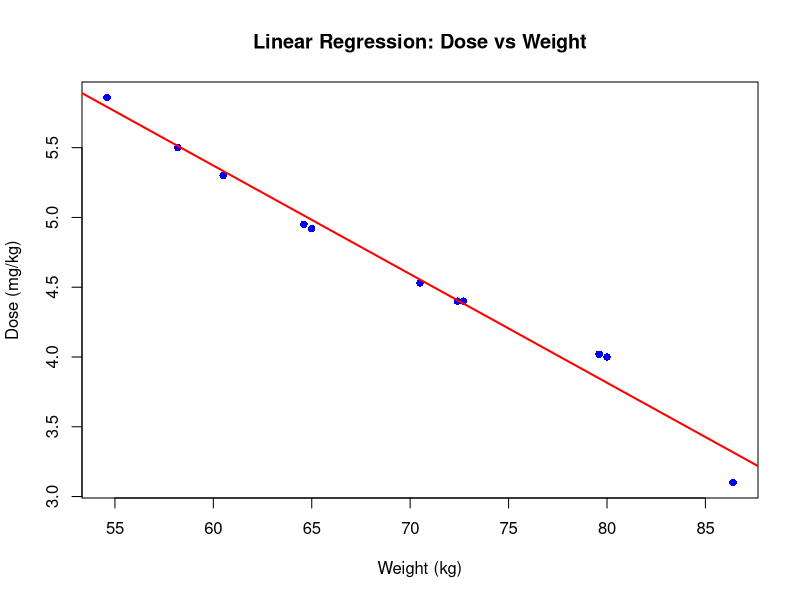

Here is the R script that generated this plot:
# Load required library for K-NN
library(class)

# ==========================================
# ACTIVITY 1: Linear Regression (Theoph)
# ==========================================
print("--- Activity 1: Linear Regression ---")

# 1a. Create the linear model predicting Dose based on Wt (Weight)
# Theoph is a built-in dataset, so no importing is necessary
linear_model <- lm(Dose ~ Wt, data = Theoph)

# 1b. Output the linear model summary for discussion
print("--- Model Summary ---")
print(summary(linear_model))

# 1c. Visualize the linear regression
# This will generate a plot in your RStudio Plots pane
plot(Theoph$Wt, Theoph$Dose,
     main = "Linear Regression: Dose vs Weight",
     xlab = "Weight (kg)",
     ylab = "Dose (mg/kg)",
     pch = 16, col = "blue")

# Add the regression line to the plot
abline(linear_model, col = "red", lwd = 2)

# 1d. Predict the dose for weights 90kg, 95kg, and 100kg
new_weights <- data.frame(Wt = c(90, 95, 100))
predictions <- predict(linear_model, newdata = new_weights)

print("--- Dose Predictions ---")
print(data.frame(Weight_kg = new_weights$Wt, Predicted_Dose_mg_kg = predictions))


# ==========================================
# ACTIVITY 2: K-NN Classifier (ChickWeight)
# ==========================================
print("--- Activity 2: K-NN Classifier ---")

# 2a. Prepare the dataset
set.seed(123) # Set a seed so your results are reproducible
cw_data <- ChickWeight

# Scale the numeric features (weight and Time) so they contribute equally to the algorithm
features <- scale(cw_data[, c("weight", "Time")])
target <- cw_data$Diet

# Split data into training (80%) and testing (20%) sets
sample_index <- sample(1:nrow(cw_data), 0.8 * nrow(cw_data))
train_x <- features[sample_index, ]
test_x <- features[-sample_index, ]
train_y <- target[sample_index]
test_y <- target[-sample_index]

# 2b. Loop to find the optimal K value (testing K from 1 to 20)
accuracy <- numeric(20)
for(k in 1:20) {
  pred <- knn(train = train_x, test = test_x, cl = train_y, k = k)
  accuracy[k] <- sum(pred == test_y) / length(test_y)
}

optimal_k <- which.max(accuracy)
cat("The optimal K value is:", optimal_k, "with an accuracy of:", round(max(accuracy)*100, 2), "%\n\n")

# 2c. Perform KNN with the optimal K and generate the confusion matrix
final_pred <- knn(train = train_x, test = test_x, cl = train_y, k = optimal_k)

print("--- Confusion Matrix ---")
conf_matrix <- table(Predicted = final_pred, Actual = test_y)
print(conf_matrix)
